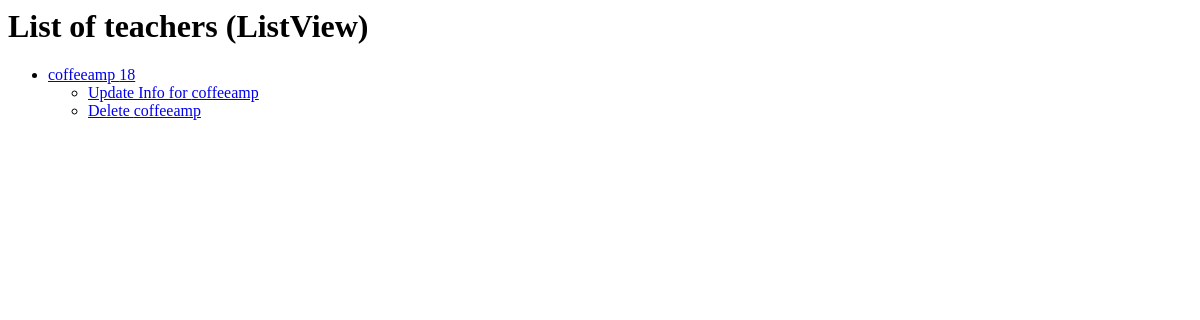
Page /my_app/list_teacher/ on the earlier database version.
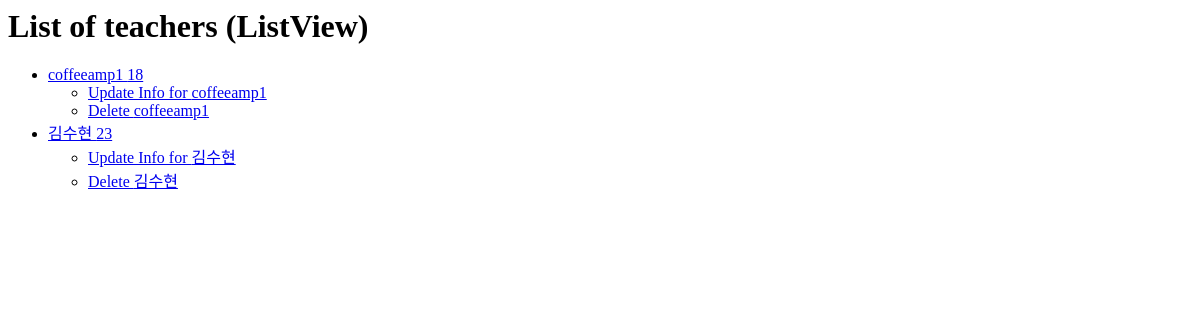
Same page on the later database version.
### my_app/models.py (models this page shows, shortened)
class Teacher(models.Model):
    name = models.CharField(max_length=30)
    age = models.IntegerField()
    subject = models.CharField(max_length=30)

### my_app/views.py (the view)
# urls.py: path('list_teacher/', TeacherListView.as_view(), name='list_teacher'),
class TeacherListView(ListView):
    model = Teacher
    queryset = Teacher.objects.order_by('age')
    context_object_name = 'teachers_list' # context_object_name을 teachers로 설정

### my_app/templates/my_app/teacher_list.html
<h1>List of teachers (ListView) </h1>
<ul>
    {% for teacher in teachers_list  %}
        <li>
            <a href="/my_app/detail_teacher/{{teacher.id}}">{{teacher.name}} {{teacher.age}}</a>
        </li>
            <ul>
                <li>
                    <a href="/my_app/update_teacher/{{teacher.id}}">Update Info for {{teacher.name}}</a>
                </li>
                <li>
                    <a href="/my_app/delete_teacher/{{teacher.id}}">Delete {{teacher.name}}</a>
                </li>
            </ul>
    {% endfor %}
</ul>

Differences in the rows shown:
changed Teacher: name "coffeeamp" → "coffeeamp1"
added Teacher: name "김수현", age "23"
